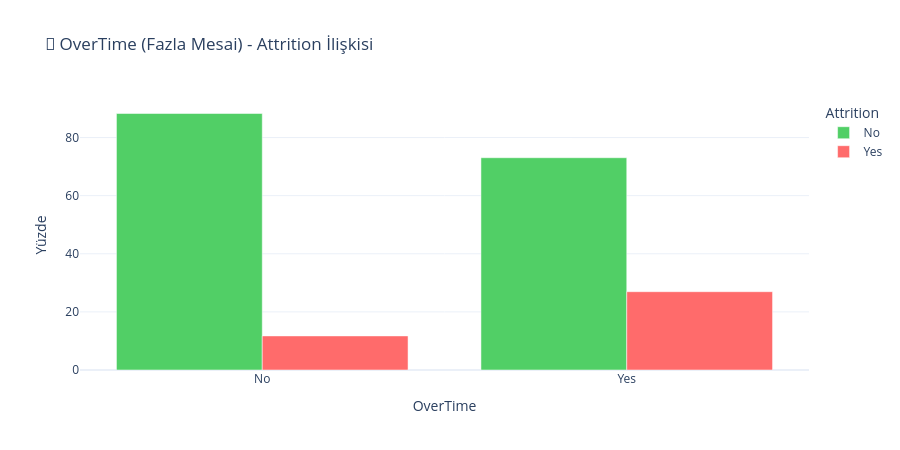
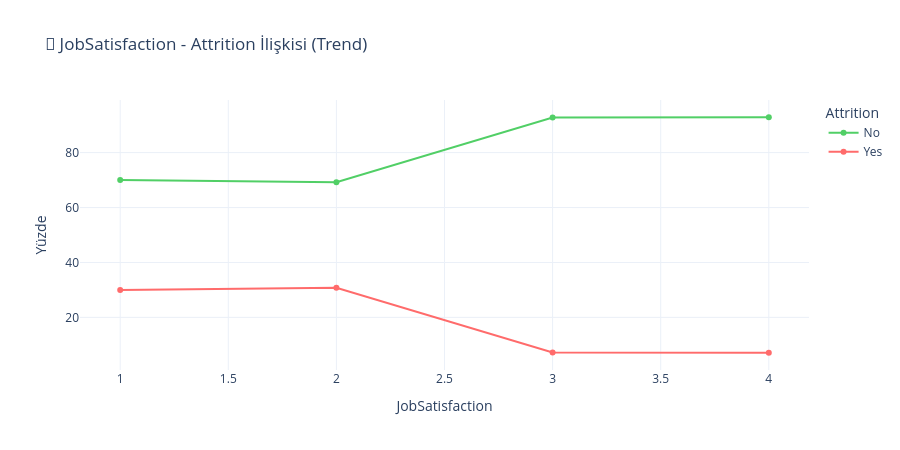
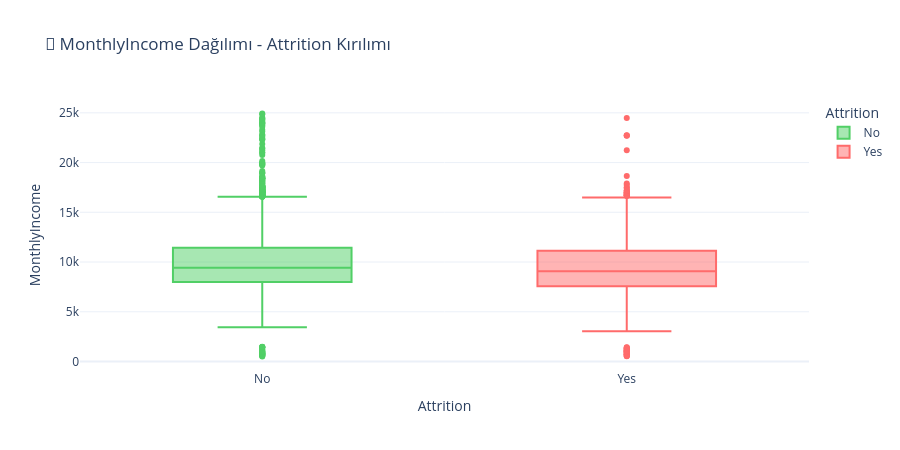

The notebook cell these images were saved under, in order:
### Markdown cell above
### 🔗 **Hedef Değişken ile İlişkiler (Attrition vs Feature)**

SVM'in öğrenebilmesi için hedef değişken ile bazı kritik değişkenlerin ilişkisini görselleştirelim.

### Code cell
# ============================================================
# HEDEF DEĞİŞKEN İLİŞKİLERİ - KATEGORİK VE SAYISAL
# ============================================================

# Attrition'u 0/1'e çevir (korelasyon ve bazı grafikler için)
df_eda = df.copy()
df_eda['AttritionFlag'] = (df_eda['Attrition'] == 'Yes').astype(int)

print("="*70)
print("🔗 HEDEF İLİŞKİLERİ: ATTRITION vs ÖNEMLİ DEĞİŞKENLER")
print("="*70)

# 1) OverTime vs Attrition (kategorik)
overtime_attr = pd.crosstab(df_eda['OverTime'], df_eda['Attrition'], normalize='index') * 100
print("\n📌 OverTime vs Attrition (Satır bazında %):")
display(overtime_attr.round(2))

fig = px.bar(
    overtime_attr.reset_index().melt(id_vars='OverTime', var_name='Attrition', value_name='Yüzde'),
    x='OverTime', y='Yüzde', color='Attrition',
    barmode='group',
    color_discrete_map={'No': COLORS['success'], 'Yes': COLORS['danger']},
    title='🔗 OverTime (Fazla Mesai) - Attrition İlişkisi'
)
fig.update_layout(template=PLOTLY_TEMPLATE, height=450)
fig.show()

# 2) JobSatisfaction vs Attrition (ordinal)
js_attr = pd.crosstab(df_eda['JobSatisfaction'], df_eda['Attrition'], normalize='index') * 100
print("\n📌 JobSatisfaction vs Attrition (Satır bazında %):")
display(js_attr.round(2))

fig = px.line(
    js_attr.reset_index().melt(id_vars='JobSatisfaction', var_name='Attrition', value_name='Yüzde'),
    x='JobSatisfaction', y='Yüzde', color='Attrition',
    markers=True,
    color_discrete_map={'No': COLORS['success'], 'Yes': COLORS['danger']},
    title='🔗 JobSatisfaction - Attrition İlişkisi (Trend)'
)
fig.update_layout(template=PLOTLY_TEMPLATE, height=450)
fig.show()

# 3) MonthlyIncome dağılımı (sayısal) - Violin/Box
fig = px.box(
    df_eda,
    x='Attrition', y='MonthlyIncome',
    color='Attrition',
    color_discrete_map={'No': COLORS['success'], 'Yes': COLORS['danger']},
    title='🔗 MonthlyIncome Dağılımı - Attrition Kırılımı'
)
fig.update_layout(template=PLOTLY_TEMPLATE, height=450)
fig.show()

print("\n💡 Not:")
print("   • Bu grafiklerde güçlü ayrışma görürsek SVM'in öğrenmesi kolaylaşır.")
print("   • Outlier ve eksik veriler temizlenince ayrışma genelde daha net hale gelir.")
print("="*70)

### Figure 1 — Plotly figure (JSON) as saved in the notebook; plotly's stock layout.template omitted (floating-point values rounded to 4 significant figures)
{"data": [{"alignmentgroup": "True", "hovertemplate": "Attrition=No<br>OverTime=%{x}<br>Yüzde=%{y}<extra></extra>", "legendgroup": "No", "marker": {"color": "#51cf66", "pattern": {"shape": ""}}, "name": "No", "offsetgroup": "No", "orientation": "v", "showlegend": true, "textposition": "auto", "type": "bar", "x": ["No", "Yes"], "xaxis": "x", "y": [88.27, 73.05], "yaxis": "y"}, {"alignmentgroup": "True", "hovertemplate": "Attrition=Yes<br>OverTime=%{x}<br>Yüzde=%{y}<extra></extra>", "legendgroup": "Yes", "marker": {"color": "#ff6b6b", "pattern": {"shape": ""}}, "name": "Yes", "offsetgroup": "Yes", "orientation": "v", "showlegend": true, "textposition": "auto", "type": "bar", "x": ["No", "Yes"], "xaxis": "x", "y": [11.73, 26.95], "yaxis": "y"}], "layout": {"barmode": "group", "height": 450, "legend": {"title": {"text": "Attrition"}, "tracegroupgap": 0}, "title": {"text": "🔗 OverTime (Fazla Mesai) - Attrition İlişkisi"}, "xaxis": {"anchor": "y", "domain": [0, 1], "title": {"text": "OverTime"}}, "yaxis": {"anchor": "x", "domain": [0, 1], "title": {"text": "Yüzde"}}}}

### Figure 2 — Plotly figure (JSON) as saved in the notebook; plotly's stock layout.template omitted (floating-point values rounded to 4 significant figures)
{"data": [{"hovertemplate": "Attrition=No<br>JobSatisfaction=%{x}<br>Yüzde=%{y}<extra></extra>", "legendgroup": "No", "line": {"color": "#51cf66", "dash": "solid"}, "marker": {"symbol": "circle"}, "mode": "lines+markers", "name": "No", "orientation": "v", "showlegend": true, "type": "scatter", "x": [1.0, 2.0, 3.0, 4.0], "xaxis": "x", "y": [69.98, 69.19, 92.74, 92.87], "yaxis": "y"}, {"hovertemplate": "Attrition=Yes<br>JobSatisfaction=%{x}<br>Yüzde=%{y}<extra></extra>", "legendgroup": "Yes", "line": {"color": "#ff6b6b", "dash": "solid"}, "marker": {"symbol": "circle"}, "mode": "lines+markers", "name": "Yes", "orientation": "v", "showlegend": true, "type": "scatter", "x": [1.0, 2.0, 3.0, 4.0], "xaxis": "x", "y": [30.02, 30.81, 7.256, 7.128], "yaxis": "y"}], "layout": {"height": 450, "legend": {"title": {"text": "Attrition"}, "tracegroupgap": 0}, "title": {"text": "🔗 JobSatisfaction - Attrition İlişkisi (Trend)"}, "xaxis": {"anchor": "y", "domain": [0, 1], "title": {"text": "JobSatisfaction"}}, "yaxis": {"anchor": "x", "domain": [0, 1], "title": {"text": "Yüzde"}}}}

### Figure 3 — Plotly figure (JSON) as saved in the notebook; plotly's stock layout.template omitted (floating-point values rounded to 4 significant figures; data arrays with more than 128 entries replaced by an {"elided": "..."} marker saying what was removed)
{"data": [{"alignmentgroup": "True", "hovertemplate": "Attrition=%{x}<br>MonthlyIncome=%{y}<extra></extra>", "legendgroup": "No", "marker": {"color": "#51cf66"}, "name": "No", "notched": false, "offsetgroup": "No", "orientation": "v", "showlegend": true, "type": "box", "x": {"elided": "12599 str values"}, "x0": " ", "xaxis": "x", "y": {"elided": "12599 int values"}, "y0": " ", "yaxis": "y"}, {"alignmentgroup": "True", "hovertemplate": "Attrition=%{x}<br>MonthlyIncome=%{y}<extra></extra>", "legendgroup": "Yes", "marker": {"color": "#ff6b6b"}, "name": "Yes", "notched": false, "offsetgroup": "Yes", "orientation": "v", "showlegend": true, "type": "box", "x": {"elided": "2400 str values"}, "x0": " ", "xaxis": "x", "y": {"elided": "2400 int values"}, "y0": " ", "yaxis": "y"}], "layout": {"boxmode": "overlay", "height": 450, "legend": {"title": {"text": "Attrition"}, "tracegroupgap": 0}, "title": {"text": "🔗 MonthlyIncome Dağılımı - Attrition Kırılımı"}, "xaxis": {"anchor": "y", "categoryarray": ["No", "Yes"], "categoryorder": "array", "domain": [0, 1], "title": {"text": "Attrition"}}, "yaxis": {"anchor": "x", "domain": [0, 1], "title": {"text": "MonthlyIncome"}}}}
